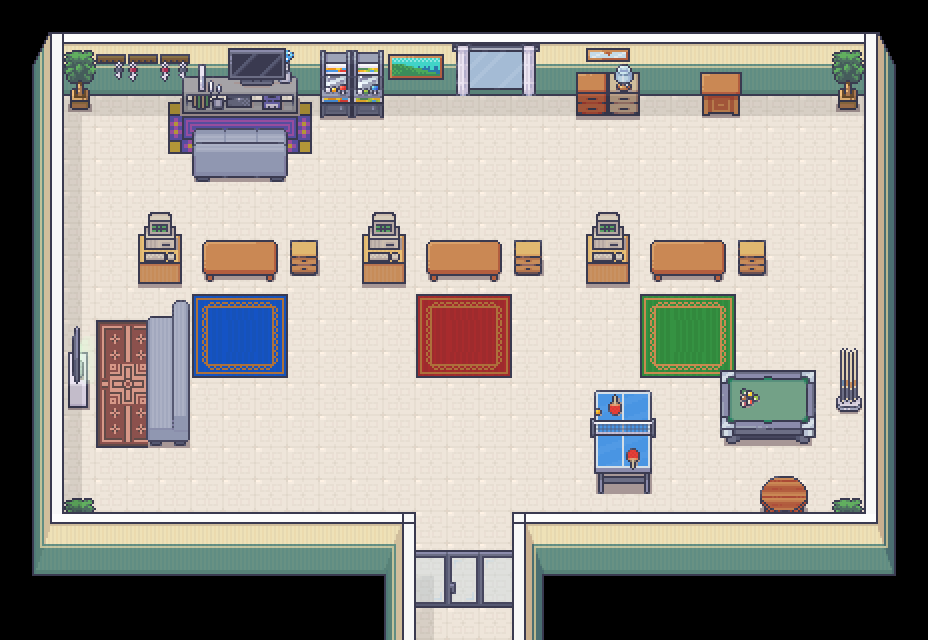

Below is a game level as drawn by its tile map, then a one-line description and the .tmx that defines it (tile-layer data replaced by summaries):
An orthogonal 29x20 tile map with 32x32 px tiles, 8 tile layers (Piso, Tapetes, <<Moveis, <Moveis, ...), 1 hidden layer not drawn, 4 tilesets and 29 objects (2x planta, 2x parede, player_spawn, npc_b, npc_a, ...).

<map version="1.10" tiledversion="1.10.2" orientation="orthogonal" renderorder="right-down" width="29" height="20" tilewidth="32" tileheight="32" infinite="0" nextlayerid="13" nextobjectid="42">
 <tileset firstgid="1" source="tileset_paredes.tsx" />
 <tileset firstgid="8285" source="tileset_generic.tsx" />
 <tileset firstgid="9533" source="tileset_estoque.tsx" />
 <tileset firstgid="10333" source="tileset_biblioteca.tsx" />
 <layer id="1" name="Piso" width="29" height="20">
  <data>[580 cells, 337 non-empty, 1 distinct tile ids]</data>
 </layer>
 <layer id="11" name="Tapetes" width="29" height="20">
  <data>[580 cells, 95 non-empty, 43 distinct tile ids]</data>
 </layer>
 <layer id="12" name="&lt;&lt;Moveis" width="29" height="20">
  <data>[580 cells, 65 non-empty, 52 distinct tile ids]</data>
 </layer>
 <objectgroup id="10" name="Personagens">
  <object id="37" name="player_spawn" x="461" y="498.25">
   <point />
  </object>
  <object id="38" name="npc_b" x="464.545" y="225.455">
   <point />
  </object>
  <object id="39" name="npc_a" x="241.25" y="228.5">
   <point />
  </object>
  <object id="40" name="npc_c" x="687.636" y="226.364">
   <point />
  </object>
 </objectgroup>
 <layer id="5" name="&lt;Moveis" width="29" height="20">
  <data>[580 cells, 15 non-empty, 12 distinct tile ids]</data>
 </layer>
 <layer id="2" name="Parede" width="29" height="20">
  <data>[580 cells, 121 non-empty, 19 distinct tile ids]</data>
 </layer>
 <layer id="4" name="Moveis" width="29" height="20">
  <data>[580 cells, 54 non-empty, 42 distinct tile ids]</data>
 </layer>
 <layer id="6" name="^Moveis" width="29" height="20">
  <data>[580 cells, 35 non-empty, 25 distinct tile ids]</data>
 </layer>
 <layer id="7" name="^^Moveis" width="29" height="20">
  <data>[580 cells, 2 non-empty, 2 distinct tile ids]</data>
 </layer>
 <layer id="8" name="BlocosColisores" width="29" height="20" visible="0" opacity="0.47" offsetx="135" offsety="80">
  <properties>
   <property name="solid" type="bool" value="true" />
  </properties>
  <data>[580 cells, 81 non-empty, 2 distinct tile ids]</data>
 </layer>
 <objectgroup id="9" name="ObjetosColisores">
  <object id="6" name="mesa_tennis" x="590.182" y="389.651" width="65.8182" height="79.3031" />
  <object id="7" name="sinuca" x="720.25" y="366.125" width="95.625" height="61.625" />
  <object id="10" name="mesa_stand_a" x="201.875" y="239.943" width="75.875" height="17.5568" />
  <object id="12" name="mesa_stand_b" x="426.063" y="239.812" width="75.875" height="17.2689" />
  <object id="13" name="mesa_stand_c" x="649.813" y="239.744" width="75.875" height="17.1932" />
  <object id="14" name="gaveta_c" x="737.705" y="241.591" width="30.7386" height="15.1023" />
  <object id="16" name="gaveta_b" x="513.902" y="240.377" width="29.8636" height="16.0909" />
  <object id="17" name="gaveta_a" x="289.987" y="240.186" width="29.7386" height="16.7728" />
  <object id="18" name="computers_c" x="585.909" y="233.909" width="44" height="23.0909" />
  <object id="19" name="computers_b" x="362" y="234.364" width="44" height="22.4091" />
  <object id="20" name="computers_a" x="138.136" y="234.045" width="44" height="23.2273" />
  <object id="21" name="taco_sinuca" x="836.006" y="366.097" width="25.9886" height="29.9659" />
  <object id="23" name="sofa_lado" x="145.152" y="315.748" width="45.0303" height="105.261" />
  <object id="24" name="sofa_tras" x="191.985" y="130.657" width="96.2803" height="32.686" />
  <object id="25" name="estante_d" x="575.5" y="72.25" width="64.5" height="26" />
  <object id="26" name="estante_g" x="699.75" y="71.875" width="42.5" height="26.25" />
  <object id="27" name="planta" x="67.5" y="93.875" width="24.5" height="6" />
  <object id="28" name="planta" x="835.5" y="93.875" width="24.5" height="7.25" />
  <object id="29" name="videojogo" x="179.86" y="75.907" width="119.78" height="20.186" />
  <object id="30" name="arcades" x="319.818" y="80.5455" width="64.1818" height="15.7727" />
  <object id="32" name="television" x="67.5" y="366.75" width="22.5" height="21.5" />
  <object id="33" name="baquinho" x="759.922" y="475.809" width="47.8636" height="36.4091" />
  <object id="34" name="porta_frente" x="412" y="587.75" width="103.75" height="21.25" />
  <object id="35" name="parede" x="511.945" y="535.15" width="383.867" height="40.5795" />
  <object id="36" name="parede" x="31.8165" y="535.21" width="383.867" height="40.5795" />
 </objectgroup>
</map>
